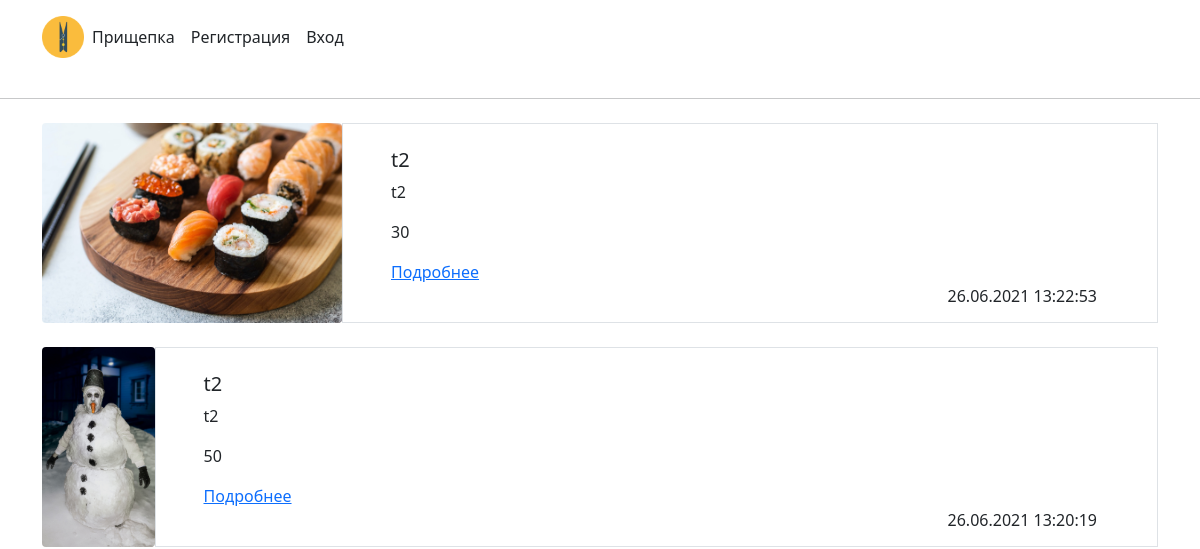
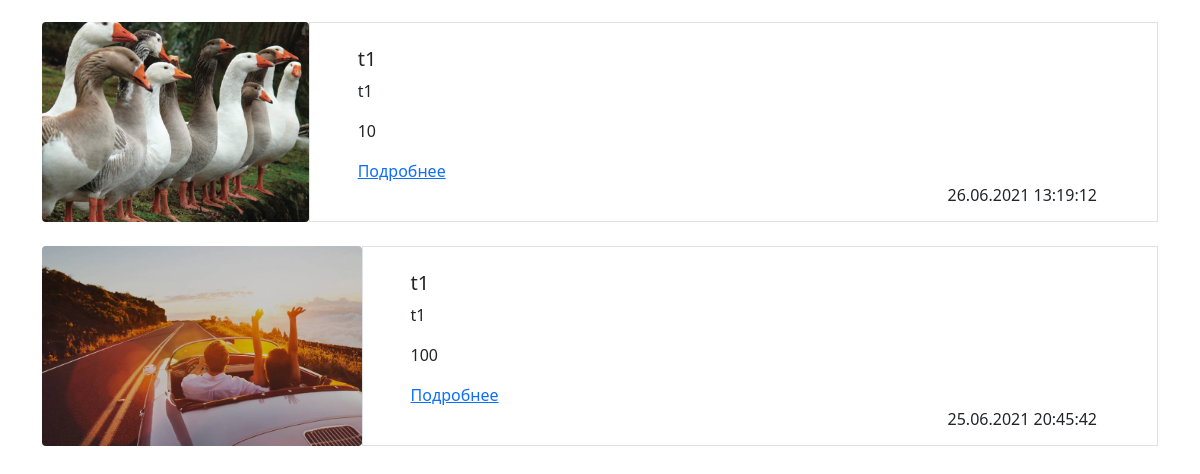
/, run on an earlier commit of the app's database (2 pictures, top to bottom).
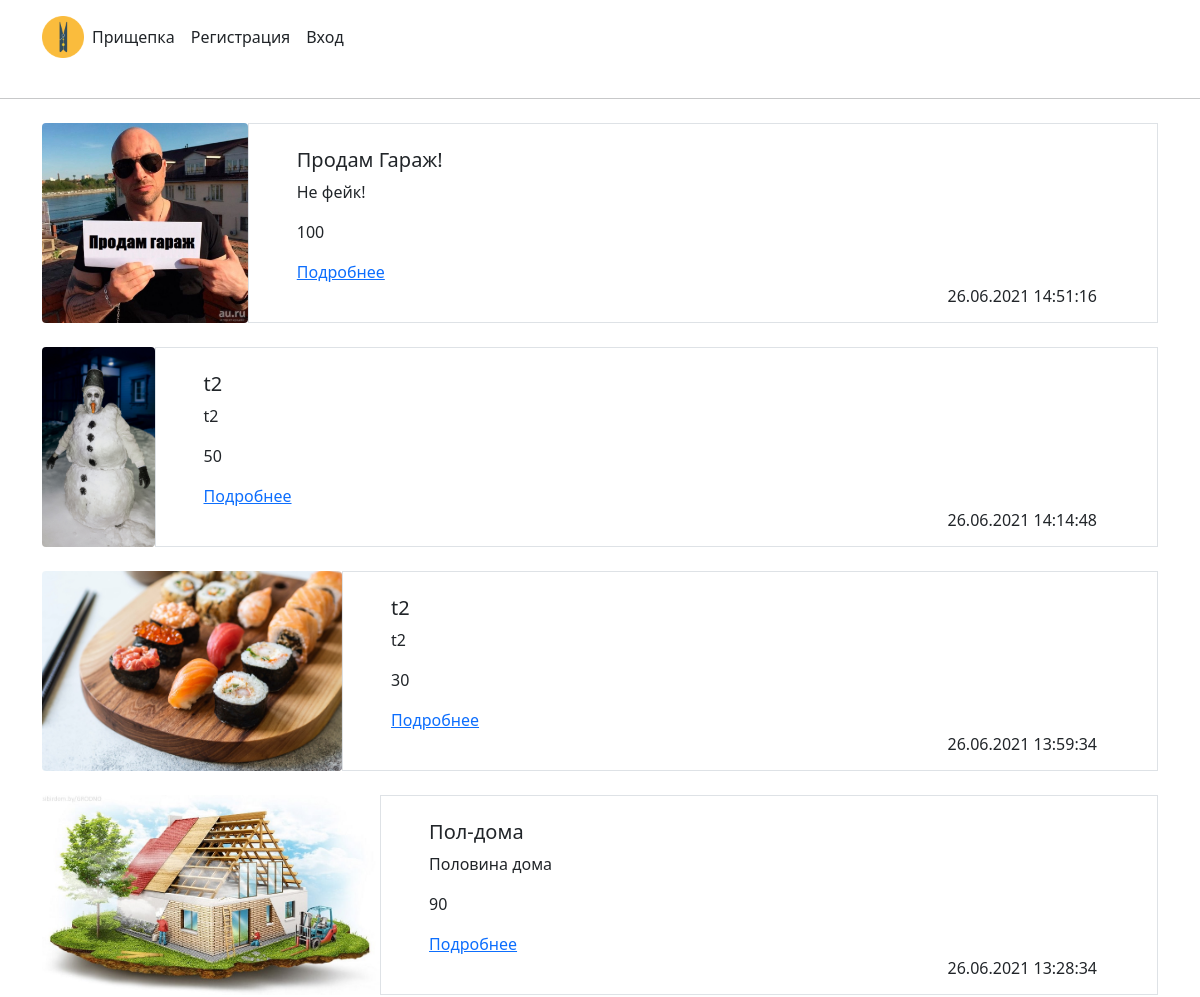
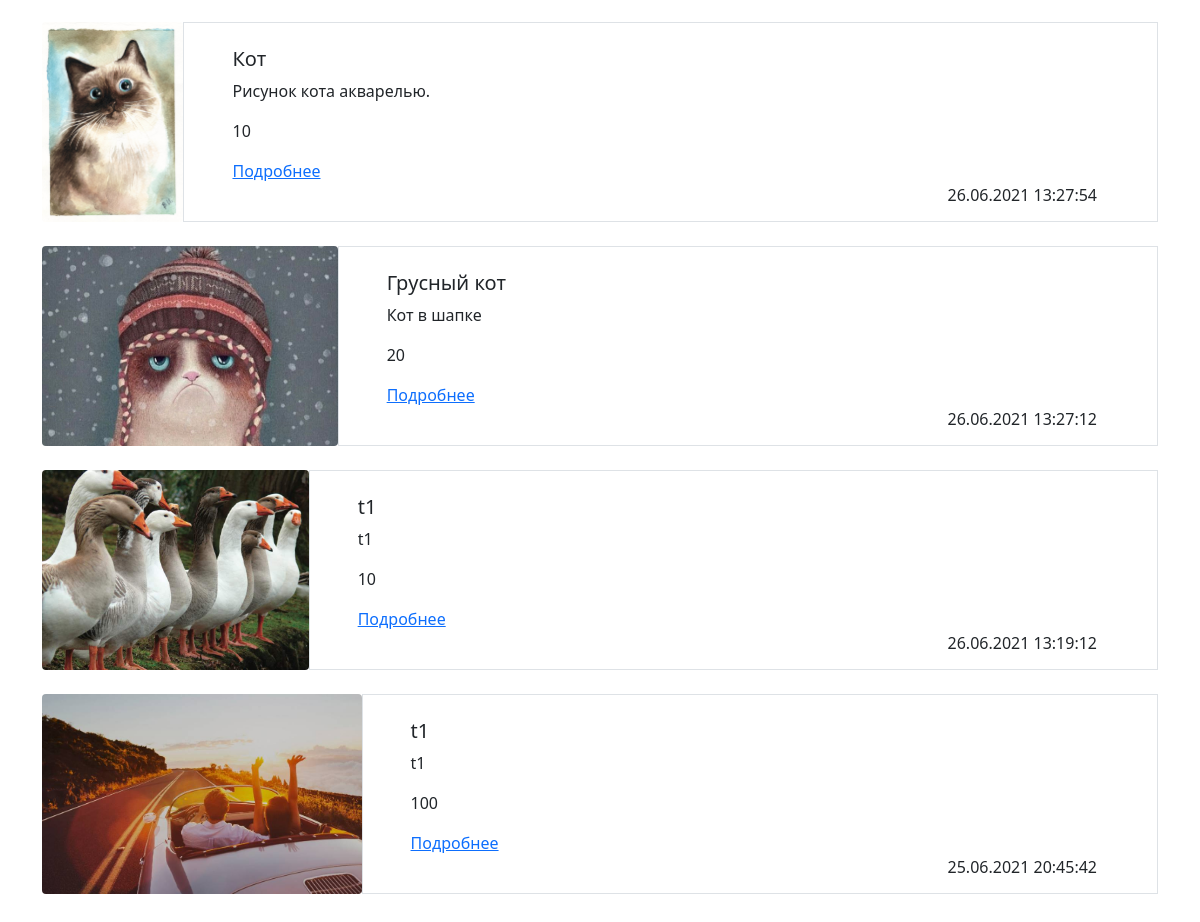
And on a later commit of the database (2 pictures, top to bottom).
### Services/models.py (models this page shows, shortened)
class Service(models.Model):
    picture = models.ImageField(upload_to='service', null=True, blank=True)
    title = models.CharField(max_length=200)
    descriptions = models.TextField()
    price = models.PositiveIntegerField()
    date_created = models.DateTimeField(auto_now_add=True)
    user = models.ForeignKey(User, on_delete=models.CASCADE, null=True)
    count = models.PositiveIntegerField(default=0)

### Services/views.py (the view)
# urls.py: path('', ServiceListView.as_view(), name='home'),
class ServiceListView(ListView):
    model = Service
    template_name = 'service/all_services.html'
    def get_context_data(self, *, object_list=None, **kwargs):
        context = super().get_context_data(**kwargs)
        context['services'] = Service.objects.order_by('-date_created')
        return context

### templates/service/all_services.html
{% extends 'base.html' %}
{% load static %}
{% block content %}
{% for service in services %}
<div class="container mt-4">
    <div class="d-flex position-relative mt-3">
      {% if service.picture %}
      <img src="{{ service.picture.url }}" height="200" class="rounded">
      {% endif %}
      <div class="container border px-5">
        <br>
        <h5 class="mt-0">{{ service.title }}</h5>
        <p>{{ service.descriptions }}</p>
        <p>{{ service.price }}</p>
        <a href="{% url 'detail' service.pk %}" class="stretched-link">Подробнее</a>
          <span class="container d-flex justify-content-end">
              {{ service.date_created|date:'d.m.Y H:i:s'}}
          </span>
      </div>
    </div>
</div>
{% endfor %}
{% endblock %}

### templates/base.html (shortened to what this page needs)
<!DOCTYPE html>
{% load static %}
<html lang="en">
<head>
    <link rel="stylesheet" href="{% static 'css/bootstrap.min.css' %}">
</head>
<body>
    <header>
        {% include 'header.html' %}
    </header>
    {% block content %}
    {% endblock %}
    <footer class="footer mt-auto py-5">
    </footer>
</body>
</html>

### templates/header.html (shortened to what this page needs)
{% load static %}
<div class="container mt-3">
  <div class="d-flex flex-wrap align-items-center justify-content-center justify-content-lg-start">
    <a href="{% url 'home' %}"><img src="{% static 'image/ico.png' %}" height="42"></a>
    <div class="nav col-8 col-lg-auto me-lg-auto mb-2 justify-content-center mb-md-0">
    {% if not request.user.is_authenticated %}
      <a href="{% url 'home' %}" class="nav-link px-2 link-dark">Прищепка</a>
      <a href="{% url 'add_user' %}" class="nav-link px-2 link-dark">Регистрация</a>
      <a href="{% url 'login' %}" class="nav-link px-2 link-dark">Вход</a>
    {% endif %}
    </div>
    </div>
  </div>
<hr>

### templates/footer.html (shortened to what this page needs)
{% load static %}

What changed in the data, as far as the page shows it:
added Service: picture (picture), title "Продам Гараж!", descriptions "Не фейк!", price "100", date_created "26.06.2021 14:51:16"
changed Service (number 2 of 8 on the later page): date_created "26.06.2021 13:20:19" → "26.06.2021 14:14:48"; moves up the list
changed Service (number 3 of 8 on the later page): date_created "26.06.2021 13:22:53" → "26.06.2021 13:59:34"
added Service: picture (picture), title "Пол-дома", descriptions "Половина дома", price "90", date_created "26.06.2021 13:28:34"
added Service: picture (picture), title "Кот", descriptions "Рисунок кота акварелью.", price "10", date_created "26.06.2021 13:27:54"
added Service: picture (picture), title "Грусный кот", descriptions "Кот в шапке", price "20", date_created "26.06.2021 13:27:12"
